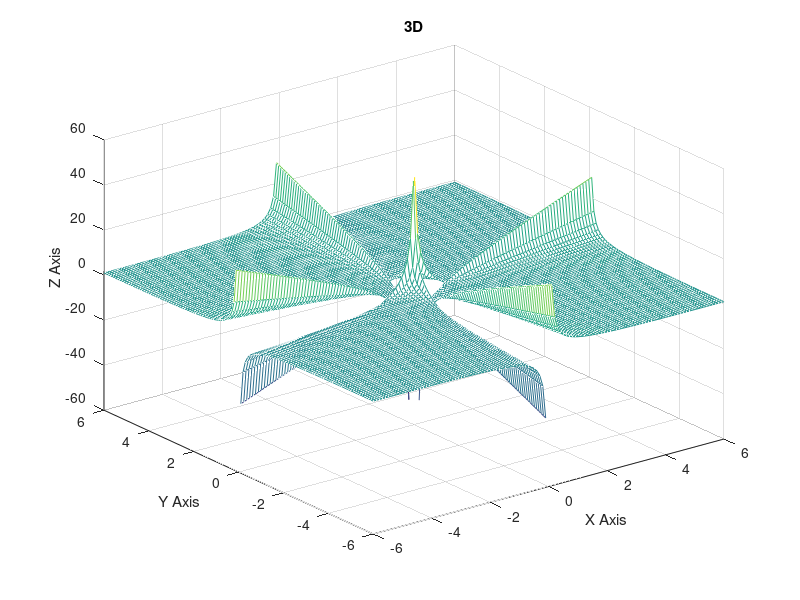

The MATLAB script that drew this image:
%Kadek Angel_662021001

% %Plot 2D part 1 "Grafik Lop"
% t = linspace(0, 2*pi, 1000); 
% x = 16*sin(t).^3; 
% y = 13*cos(t) - 5*cos(2*t) - 2*cos(3*t) - cos(4*t); 
% plot(x, y, 'r', 'LineWidth', 2); 
% title('Grafik Lop'); 
% xlabel('X'); 
% ylabel('Y'); 
% grid on; 


% Plot 2D
% x = linspace(5, 2, 500); 
% y = linspace(5, 2, 500); 
% [X, Y] = meshgrid(x, y); 
% Z = cos(X) .* cos(5*Y); 
% figure; 
% mesh(X, Y, Z); 
% xlabel('X Axis'); 
% ylabel('Y Axis'); 
% zlabel('Z Axis'); 
% title('grafik fish'); 

%Plot 2D part 2 "grafik springkel"
% x = 0:pi/20:2*pi;
% y1 = cos(x);
% y2 = cos(x-0.25);
% y3 = sin(x-0.5);
% y4 = sin(x-0.35);
% figure (1)
% plot(x,y1,'bdiamond',x,y2,'c--o',x,y3,'m*',x,y4,'y*')
% title('Grafik springkel'); 
% figure (2)
% x = 0:pi/20:2*pi;
% y1 = sin(x);
% y2 = sin(x-0.25);
% y3 = sin(x-0.5);
% y4 = sin(x-0.35);
% plot(x,y1,'bdiamond',x,y2,'c--o',x,y3,'m*',x,y4,'y*')
% title('Grafik springkel'); 
% xlabel('X'); 
% ylabel('Y'); 
% grid on; 


% %Plot 3D part 1
% x = linspace(-5, 5, 100);
% y = linspace(-5, 5, 100);
% [X, Y] = meshgrid(x, y);
% Z = cos(sqrt(X.^2 + Y.^2));
% figure (1)
% surfc(X, Y, Z);
% figure (2)
% plot3(X, Y, Z);
% xlabel('X');
% ylabel('Y');
% zlabel('Z');
% title('grafik 3D');
% % Add color bar
% colorbar;

%Plot 3D part2
[x, y] = meshgrid(-6:0.1:6);
z = (-y.^2 - x.^2 + 1) ./ (2*x.*y); 
figure; 
mesh(x, y, z);
xlabel('X Axis');
ylabel('Y Axis'); 
zlabel('Z Axis'); 
title('3D'); 

% % Plot 3D Part 3
% x = linspace(-5, 5, 100);
% y = linspace(-5, 5, 100);
% [X, Y] = meshgrid(x, y);
% t = 0;
% amplitude = 1;
% frequency = 0.7;
% wavelength = 2 * pi / frequency;
% Z = amplitude * sin(2 * pi * frequency * (sqrt(X.^2 + Y.^2)));
% surf(X, Y, Z, 'EdgeColor', 'none');
% title('Grafik Mawar');
% xlabel('X');
% ylabel('Y');
% zlabel('Z');


% %Plot 3D Part 4
% t = 0:pi/500:40*pi;
% xt = (3 + cos(sqrt(32)*t)).*cos(t);
% yt = sin(sqrt(32) * t);
% zt = (3 + cos(sqrt(32)*t)).*sin(t);
% plot3(xt,yt,zt,'m')
% axis equal
% xlabel('x(t)')
% ylabel('y(t)')
% zlabel('z(t)')
